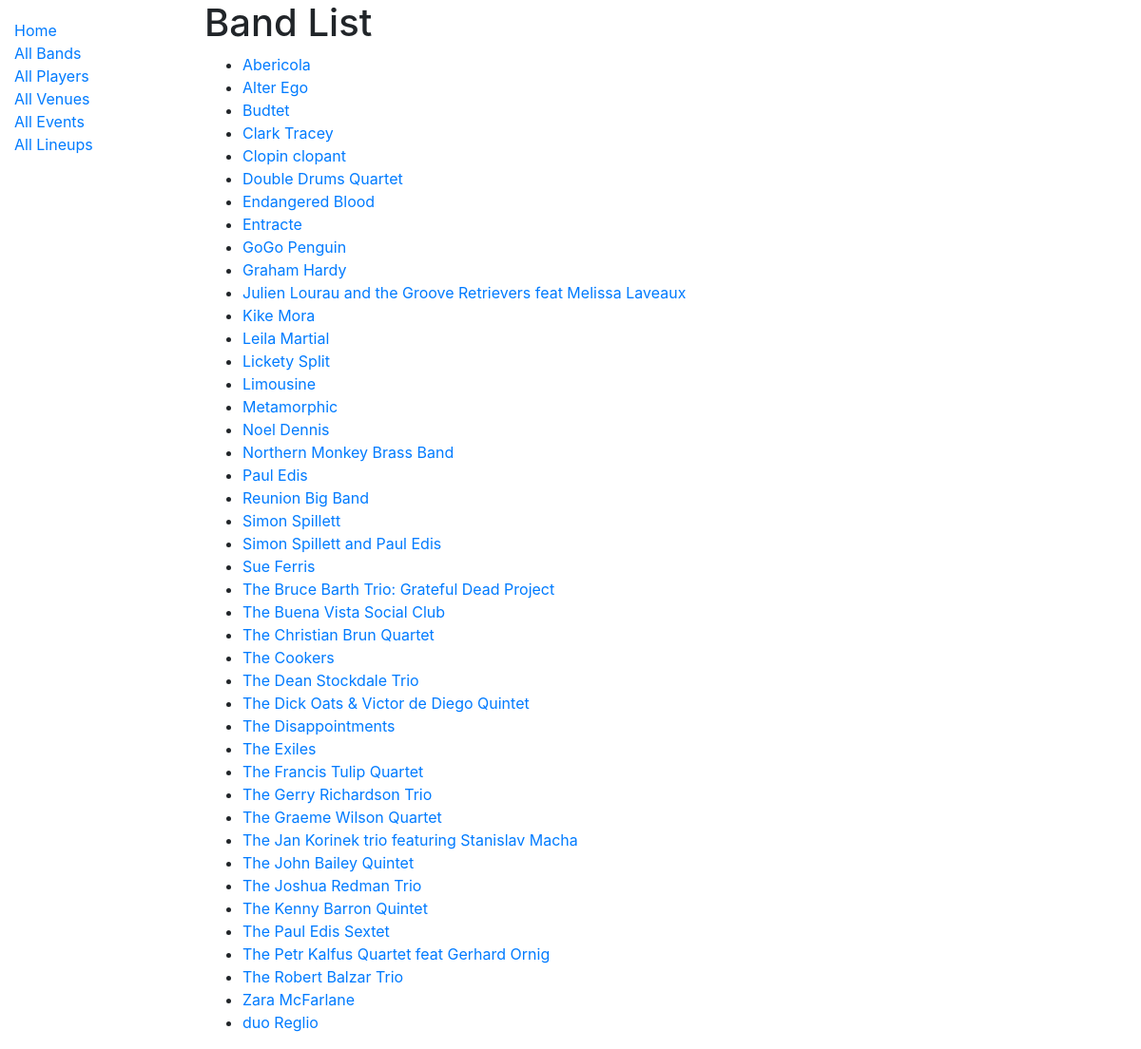
The app's page /jazz/bands/ with its own data.
### jazz/models.py (models this page shows, shortened)
class Band(models.Model):
	band_name = models.CharField(max_length=100, unique = True)
	comments = models.CharField(max_length=500, unique = False, blank = True, null = True)
	band_web = models.URLField('Web Address', blank = True)
	slug = models.SlugField(unique=True, max_length=125 , blank = True)
	class Meta:
		ordering = ['band_name']

### jazz/views.py (the view)
# urls.py: path('bands/', views.BandListView.as_view(), name='bands'),
class BandListView(generic.ListView):
	model = Band

### jazz/templates/jazz/band_list.html
{% extends "base_generic.html" %}
{% block content %}
  <h1>Band List</h1>
  {% if band_list %}
  <ul>
    {% for band in band_list %}
      <li>
         <a href="{{ band.slug }}">{{ band.band_name }}</a>
      </li>
    {% endfor %}
  </ul>
  {% else %}
    <p>There are no Bands in the list.</p>
  {% endif %}
{% endblock %}

### records on screen
Band: band_name "Abericola"
Band: band_name "Alter Ego"
Band: band_name "Budtet"
Band: band_name "Clark Tracey"
Band: band_name "Clopin clopant"
Band: band_name "Double Drums Quartet"
Band: band_name "Endangered Blood"
Band: band_name "Entracte"
Band: band_name "GoGo Penguin"
Band: band_name "Graham Hardy"
Band: band_name "Julien Lourau and the Groove Retrievers feat Melissa Laveaux"
Band: band_name "Kike Mora"
Band: band_name "Leila Martial"
Band: band_name "Lickety Split"
Band: band_name "Limousine"
Band: band_name "Metamorphic"
Band: band_name "Noel Dennis"
Band: band_name "Northern Monkey Brass Band"
Band: band_name "Paul Edis"
Band: band_name "Reunion Big Band"
Band: band_name "Simon Spillett"
Band: band_name "Simon Spillett and Paul Edis"
Band: band_name "Sue Ferris"
Band: band_name "The Bruce Barth Trio: Grateful Dead Project"
Band: band_name "The Buena Vista Social Club"
Band: band_name "The Christian Brun Quartet"
Band: band_name "The Cookers"
Band: band_name "The Dean Stockdale Trio"
Band: band_name "The Dick Oats & Victor de Diego Quintet"
Band: band_name "The Disappointments"
Band: band_name "The Exiles"
Band: band_name "The Francis Tulip Quartet"
Band: band_name "The Gerry Richardson Trio"
Band: band_name "The Graeme Wilson Quartet"
Band: band_name "The Jan Korinek trio featuring Stanislav Macha"
Band: band_name "The John Bailey Quintet"
Band: band_name "The Joshua Redman Trio"
Band: band_name "The Kenny Barron Quintet"
Band: band_name "The Paul Edis Sextet"
Band: band_name "The Petr Kalfus Quartet feat Gerhard Ornig"
Band: band_name "The Robert Balzar Trio"
Band: band_name "Zara McFarlane"
Band: band_name "duo Reglio"
